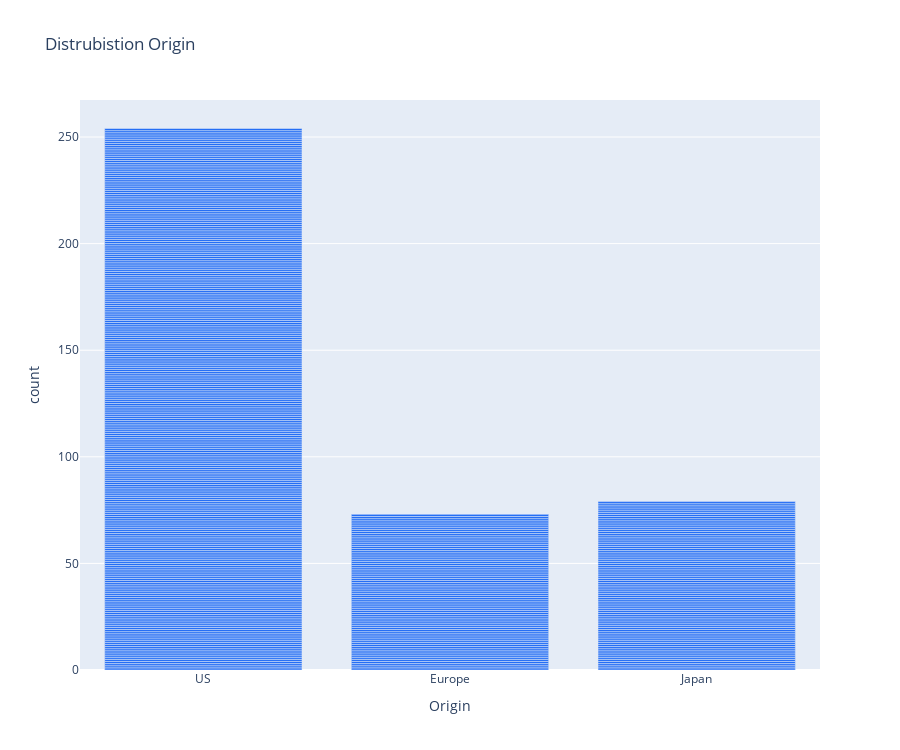

The notebook cell saved with this chart:
### Markdown cell above
# Variable  Qaulitative

### Code cell
Q_histogramme = px.bar(df, x=df.Origin, title='Distrubistion Origin ', height=750, color_discrete_sequence=['#256ef5'], )
Q_histogramme.show()

### Figure 1 — Plotly figure (JSON) as saved in the notebook; plotly's stock layout.template omitted (floating-point values rounded to 4 significant figures; data arrays with more than 128 entries replaced by an {"elided": "..."} marker saying what was removed)
{"data": [{"alignmentgroup": "True", "hovertemplate": "Origin=%{x}<br>count=%{y}<extra></extra>", "legendgroup": "", "marker": {"color": "#256ef5", "pattern": {"shape": ""}}, "name": "", "offsetgroup": "", "orientation": "v", "showlegend": false, "textposition": "auto", "type": "bar", "x": {"elided": "406 str values"}, "xaxis": "x", "y": {"elided": "406 int values"}, "yaxis": "y"}], "layout": {"barmode": "relative", "height": 750, "legend": {"tracegroupgap": 0}, "title": {"text": "Distrubistion Origin "}, "xaxis": {"anchor": "y", "domain": [0, 1], "title": {"text": "Origin"}}, "yaxis": {"anchor": "x", "domain": [0, 1], "title": {"text": "count"}}}}
